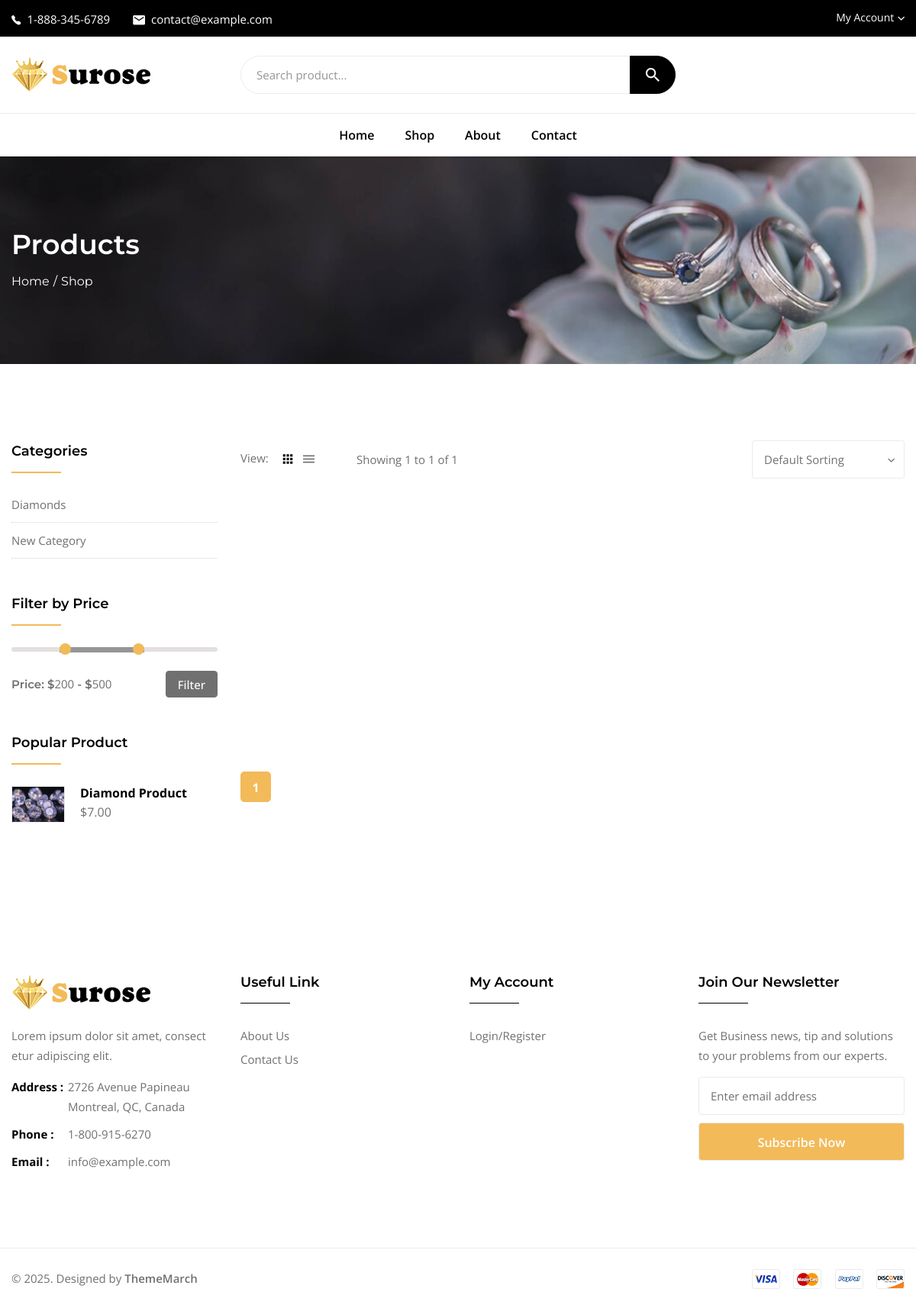
Screenshot of /products/ with the database file from the repository.
### core/models.py (models this page shows, shortened)
class Category(models.Model):
    name = models.CharField(max_length=255)
    slug = models.SlugField(unique=True)

class Product(models.Model):
    PRODUCT_STATUSES = (
        ('pending', 'Pending'),
        ('published', 'Published'),
        ('archived', 'Archived'),
    )
    PRODUCT_STOCKS = (
        ('in_stock', 'In Stock'),
        ('out_of_stock', 'Out of Stock'),
    )
    user = models.ForeignKey(User, on_delete=models.CASCADE)
    name = models.CharField(max_length=255)
    slug = models.SlugField(unique=True)
    description = models.TextField()
    price = models.DecimalField(max_digits=20, decimal_places=2)
    image = models.ImageField(upload_to=product_image_path)
    stock = models.CharField(max_length=255, choices=PRODUCT_STOCKS, default='in_stock')
    brand = models.ForeignKey(Brand, on_delete=models.CASCADE)
    category = models.ForeignKey(Category, on_delete=models.CASCADE)
    status = models.CharField(max_length=255, choices=PRODUCT_STATUSES, default='pending')
    created_at = models.DateTimeField(auto_now_add=True)
    updated_at = models.DateTimeField(auto_now=True)

### core/views.py (the view, shortened to what this page needs)
# urls.py: path('products/', views.products, name='products'),
def products(request, page=None):
    search = request.GET.get('search', '')
    category = request.GET.get('category')
    price_min = request.GET.get('price_min')
    price_max = request.GET.get('price_max')
    filter = Q(name__icontains=search) | Q(description__icontains=search) | Q(brand__name__icontains=search) | Q(category__name__icontains=search)
    if category:
        filter &= Q(category__slug=category)
    products_paginator = Paginator(Product.objects.annotate(rating_avg=Avg('productreview__rating', default=0)).filter(status='published').filter(filter).order_by('-created_at'), 10)
    products = products_paginator.get_page(page)
    context = {
        'products': {
            'list': products,
            'popular': Product.objects.filter(status='published').order_by('?')[:8],
        },
        'categories': Category.objects.all(),
        'brands': Brand.objects.all(),
        'params': '?'+urllib.parse.urlencode(request.GET) if search else ''
    }
    return render(request, 'products.html', context=context)

### core/context_processors.py (called while the page is built)
def cart(request):
    if request.user.is_authenticated:
        carts = ProductCart.objects.filter(user=request.user, order=None)
    else:
        carts = []
    return {'global_carts': {
        'count': len(carts),
    }}

### core/templates/products.html (shortened to what this page needs)
{% extends 'base.html' %}
{% load static %}
{% block content %}
<div class="tm-breadcrumb-area tm-padding-section bg-grey" data-bgimage="{% static 'assets/images/breadcrumb-bg.jpg' %}">
    <div class="container">
        <div class="tm-breadcrumb">
            <h2>Products</h2>
            <ul>
                <li><a href="index.html">Home</a></li>
                <li>Shop</li>
            </ul>
        </div>
    </div>
</div>
<main class="page-content">
    <div class="tm-products-area tm-section tm-padding-section bg-white">
        <div class="container">
            <div class="row">
                <div class="col-lg-9 col-12 order-1 order-lg-2">
                    <form action="#" class="tm-shop-header">
                        {% if products.list.object_list %}
                        <div class="tm-shop-productview">
                            <span>View:</span>
                            <button data-view="grid" class="active"><i class="ion-android-apps"></i></button>
                            <button data-view="list"><i class="ion-android-menu"></i></button>
                        </div>
                        {% endif %}
                        <p class="tm-shop-countview">Showing {{ products.list.start_index }} to {{ products.list.end_index }} of {{ products.list.paginator.num_pages }}</p>
                    </form>
                    <div class="tm-shop-products">
                        {% if products.list.object_list %}
                        <div class="row mt-30-reverse">
                            {% for product in products.list.object_list %}
                            <div class="col-xl-4 col-lg-6 col-md-6 col-sm-6 col-12 mt-50">
                            </div>
                            {% endfor %}
                        </div>
                        {% else %}
                        <p>No products found.</p>
                        {% endif %}
                    </div>
                    {% if products.list.object_list %}
                    <div class="tm-pagination mt-50">
                        <ul>
                            {% for i in products.list.paginator.page_range %}
                            <li class="{% if products.list.number == i %}is-active{% endif %}"><a href="{% url 'core:products' i %}{{ params }}">{{ i }}</a></li>
                            {% endfor %}
                        </ul>
                    </div>
                    {% endif %}
                </div>
                <div class="col-lg-3 col-12 order-2 order-lg-1">
                    <div class="widgets">
                        <div class="single-widget widget-categories">
                            <h6 class="widget-title">Categories</h6>
                            <ul>
                                {% for category in categories %}
                                <li><a href="{% url 'core:products' %}?category={{ category.slug }}">{{ category.name }}</a></li>
                                {% endfor %}
                            </ul>
                        </div>
                        <div class="single-widget widget-pricefilter">
                            <h6 class="widget-title">Filter by Price</h6>
                            <div class="widget-pricefilter-inner">
                                <div class="tm-rangeslider" data-range_min="0" data-range_max="800"
                                    data-cur_min="{{ request.GET.price_min|default:'200' }}" data-cur_max="{{ request.GET.price_max|default:'500' }}">
                                    <div class="tm-rangeslider-bar nst-animating"></div>
                                    <span class="tm-rangeslider-leftgrip nst-animating" tabindex="0"></span>
                                    <span class="tm-rangeslider-rightgrip nst-animating" tabindex="0"></span>
                                </div>
                                <form class="widget-pricefilter-actions">
                                    <p class="widget-pricefilter-price">Price: $<span
                                            class="tm-rangeslider-leftlabel">308</span>
                                        - $<span class="tm-rangeslider-rightlabel">798</span>
                                    </p>
                                    <button type="submit" class="widget-pricefilter-button">Filter</button>
                                </form>
                            </div>
                        </div>
                        <div class="single-widget widget-popularproduct">
                            <h6 class="widget-title">Popular Product</h6>
                            <ul>
                                {% for product in products.popular %}
                                <li>
                                    <a href="{% url 'core:product_detail' product.slug %}" class="widget-popularproduct-image">
                                        <img src="{{ product.image.url }}"
                                            alt="product thumbnail">
                                    </a>
                                    <div class="widget-popularproduct-content">
                                        <h6><a href="{% url 'core:product_detail' product.slug %}">{{ product.name }}</a></h6>
                                        <span>&dollar;{{ product.price }}</span>
                                    </div>
                                </li>
                                {% endfor %}
                            </ul>
                        </div>
                    </div>
                </div>
            </div>
        </div>
    </div>
</main>
{% endblock content %}

### rows the page displays
Category: name "Diamonds"
Category: name "New Category"
Product: image (picture), name "Diamond Product", price "7.00"

### other values shown
{{ products.list.start_index }} "1"
{{ products.list.end_index }} "1"
{{ products.list.paginator.num_pages }} "1"
{{ i }} "1"
